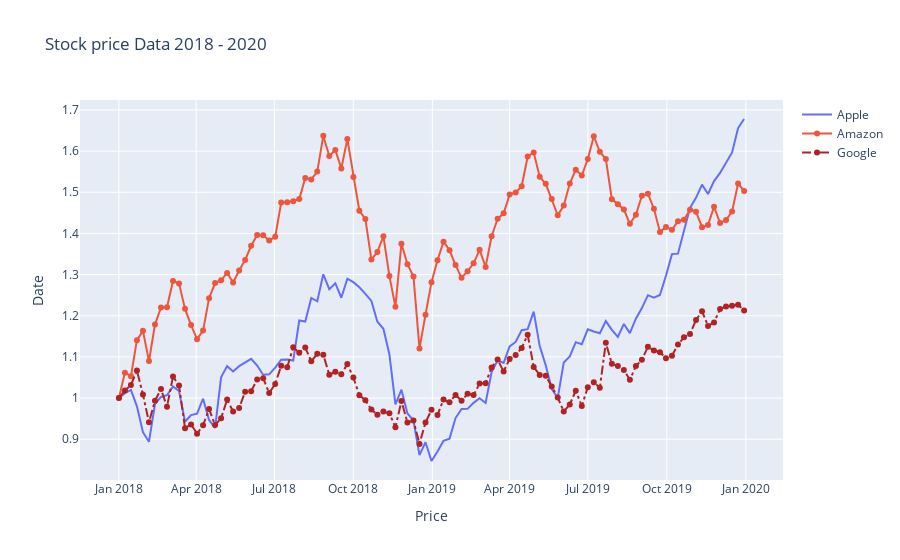

The cell this chart's notebook holds for it:
### Code cell
df_stocks = px.data.stocks()
px.line(df_stocks, x='date', y='GOOG', labels={'x': 'Date', 'y': 'Price'})
px.line(df_stocks, x='date', y=['GOOG', 'AAPL'],
        labels={'x': 'Date', 'y': 'Price'},
        title='Apple vs. Google')
fig = go.Figure()
fig.add_trace(go.Scatter(x=df_stocks.date, y=df_stocks.AAPL, 
                         mode='lines', 
                         name='Apple'))
fig.add_trace(go.Scatter(x=df_stocks.date, y=df_stocks.AMZN, 
                         mode='lines+markers', 
                         name='Amazon'))
fig.add_trace(go.Scatter(x=df_stocks.date, y=df_stocks.GOOG,
                        mode='lines+markers', 
                        name='Google', 
                        line=dict(color='firebrick', width=2,
                        dash='dashdot')))
fig.update_layout(title='Stock price Data 2018 - 2020',
                  xaxis_title= 'Price', 
                  yaxis_title='Date')
